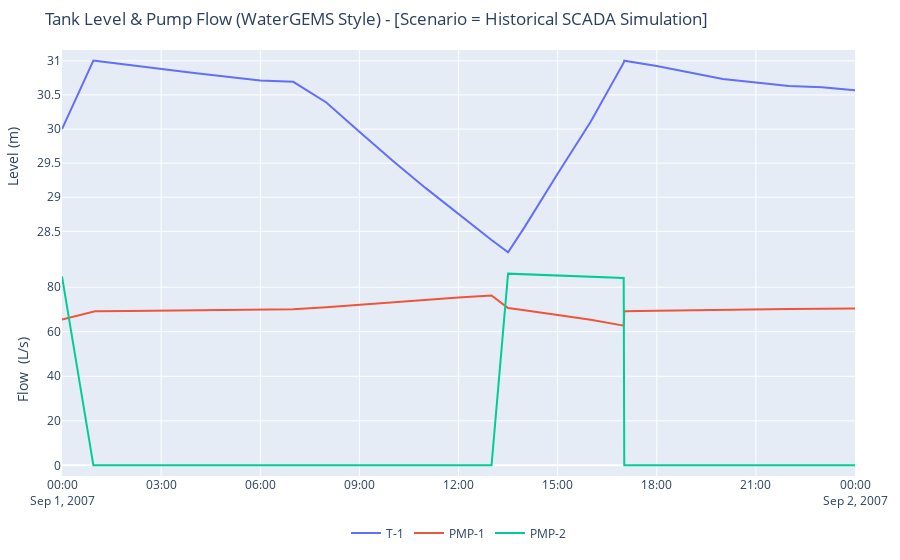

Here is the notebook cell this chart was saved with:
### Markdown cell above
## Chart/graph/plot the data in two panels (sub-plots, just like in WaterGEMS)

### Code cell
fig = go.Figure()
chart_name = f"Tank Level & Pump Flow (WaterGEMS Style) - [Scenario = {model.ActiveScenario.Label}]"

fig = make_subplots(
    rows=2,
    cols=1,
    shared_yaxes=False,
    shared_xaxes=True,
    vertical_spacing=0.0,
)

def add_line_chart_v(fig, x_values: pd.Series, y_values: pd.Series, name: str, bottom_panel:bool=False):
    row = 2 if bottom_panel else 1
    return fig.add_trace(go.Scatter(x=x_values, y=y_values, name=name,),row=row, col=1)

fig = add_line_chart_v(fig, df[df.columns[0]], df[df.columns[1]], df.columns[1])
fig = add_line_chart_v(fig, df[df.columns[0]], df[df.columns[2]], df.columns[2], True)
fig = add_line_chart_v(fig, df[df.columns[0]], df[df.columns[3]], df.columns[3], True)

fig = fig.update_layout(
        title_text=chart_name,
        yaxis=dict(title= f"Level ({model.Units.NetworkUnits.Tank.LevelUnit.ShortLabel})"),
        yaxis2=dict(title=f"Flow  ({model.Units.NetworkUnits.Pump.FlowUnit.ShortLabel})"),
        margin=dict(l=30, r=30, t=50, b=20),
        hovermode='x', # Enable compare data on hover by default
        showlegend=True,
        legend=dict(orientation="h",xanchor="center", x=0.5),
    )

fig.show()

### Figure 1 — Plotly figure (JSON) as saved in the notebook; plotly's stock layout.template omitted (floating-point values rounded to 4 significant figures)
{"data": [{"name": "T-1", "type": "scatter", "x": ["2007-09-01T00:00:00", "2007-09-01T00:57:00", "2007-09-01T01:00:00", "2007-09-01T02:00:00", "2007-09-01T03:00:00", "2007-09-01T04:00:00", "2007-09-01T05:00:00", "2007-09-01T06:00:00", "2007-09-01T07:00:00", "2007-09-01T08:00:00", "2007-09-01T09:00:00", "2007-09-01T10:00:00", "2007-09-01T11:00:00", "2007-09-01T12:00:00", "2007-09-01T13:00:00", "2007-09-01T13:30:00", "2007-09-01T14:00:00", "2007-09-01T15:00:00", "2007-09-01T16:00:00", "2007-09-01T17:00:00", "2007-09-01T17:01:00", "2007-09-01T18:00:00", "2007-09-01T19:00:00", "2007-09-01T20:00:00", "2007-09-01T21:00:00", "2007-09-01T22:00:00", "2007-09-01T23:00:00", "2007-09-02T00:00:00"], "xaxis": "x", "y": [30.0, 31.0, 31.0, 30.94, 30.88, 30.82, 30.77, 30.71, 30.69, 30.39, 29.96, 29.54, 29.14, 28.75, 28.37, 28.19, 28.56, 29.34, 30.11, 30.97, 31.0, 30.92, 30.83, 30.73, 30.68, 30.63, 30.61, 30.57], "yaxis": "y"}, {"name": "PMP-1", "type": "scatter", "x": ["2007-09-01T00:00:00", "2007-09-01T00:57:00", "2007-09-01T01:00:00", "2007-09-01T02:00:00", "2007-09-01T03:00:00", "2007-09-01T04:00:00", "2007-09-01T05:00:00", "2007-09-01T06:00:00", "2007-09-01T07:00:00", "2007-09-01T08:00:00", "2007-09-01T09:00:00", "2007-09-01T10:00:00", "2007-09-01T11:00:00", "2007-09-01T12:00:00", "2007-09-01T13:00:00", "2007-09-01T13:30:00", "2007-09-01T14:00:00", "2007-09-01T15:00:00", "2007-09-01T16:00:00", "2007-09-01T17:00:00", "2007-09-01T17:01:00", "2007-09-01T18:00:00", "2007-09-01T19:00:00", "2007-09-01T20:00:00", "2007-09-01T21:00:00", "2007-09-01T22:00:00", "2007-09-01T23:00:00", "2007-09-02T00:00:00"], "xaxis": "x2", "y": [65.46, 69.19, 69.2, 69.37, 69.54, 69.7, 69.86, 70.01, 70.11, 71.0, 72.17, 73.3, 74.36, 75.37, 76.33, 70.63, 69.66, 67.59, 65.37, 62.73, 69.19, 69.42, 69.69, 69.95, 70.1, 70.23, 70.29, 70.42], "yaxis": "y2"}, {"name": "PMP-2", "type": "scatter", "x": ["2007-09-01T00:00:00", "2007-09-01T00:57:00", "2007-09-01T01:00:00", "2007-09-01T02:00:00", "2007-09-01T03:00:00", "2007-09-01T04:00:00", "2007-09-01T05:00:00", "2007-09-01T06:00:00", "2007-09-01T07:00:00", "2007-09-01T08:00:00", "2007-09-01T09:00:00", "2007-09-01T10:00:00", "2007-09-01T11:00:00", "2007-09-01T12:00:00", "2007-09-01T13:00:00", "2007-09-01T13:30:00", "2007-09-01T14:00:00", "2007-09-01T15:00:00", "2007-09-01T16:00:00", "2007-09-01T17:00:00", "2007-09-01T17:01:00", "2007-09-01T18:00:00", "2007-09-01T19:00:00", "2007-09-01T20:00:00", "2007-09-01T21:00:00", "2007-09-01T22:00:00", "2007-09-01T23:00:00", "2007-09-02T00:00:00"], "xaxis": "x2", "y": [84.82, 0, 0, 0, 0, 0, 0, 0, 0, 0, 0, 0, 0, 0, 0, 86.1, 85.85, 85.34, 84.8, 84.19, 0, 0, 0, 0, 0, 0, 0, 0], "yaxis": "y2"}], "layout": {"hovermode": "x", "legend": {"orientation": "h", "x": 0.5, "xanchor": "center"}, "margin": {"b": 20, "l": 30, "r": 30, "t": 50}, "showlegend": true, "title": {"text": "Tank Level & Pump Flow (WaterGEMS Style) - [Scenario = Historical SCADA Simulation]"}, "xaxis": {"anchor": "y", "domain": [0, 1], "matches": "x2", "showticklabels": false}, "xaxis2": {"anchor": "y2", "domain": [0, 1]}, "yaxis": {"anchor": "x", "domain": [0.5, 1], "title": {"text": "Level (m)"}}, "yaxis2": {"anchor": "x2", "domain": [0, 0.5], "title": {"text": "Flow  (L/s)"}}}}
